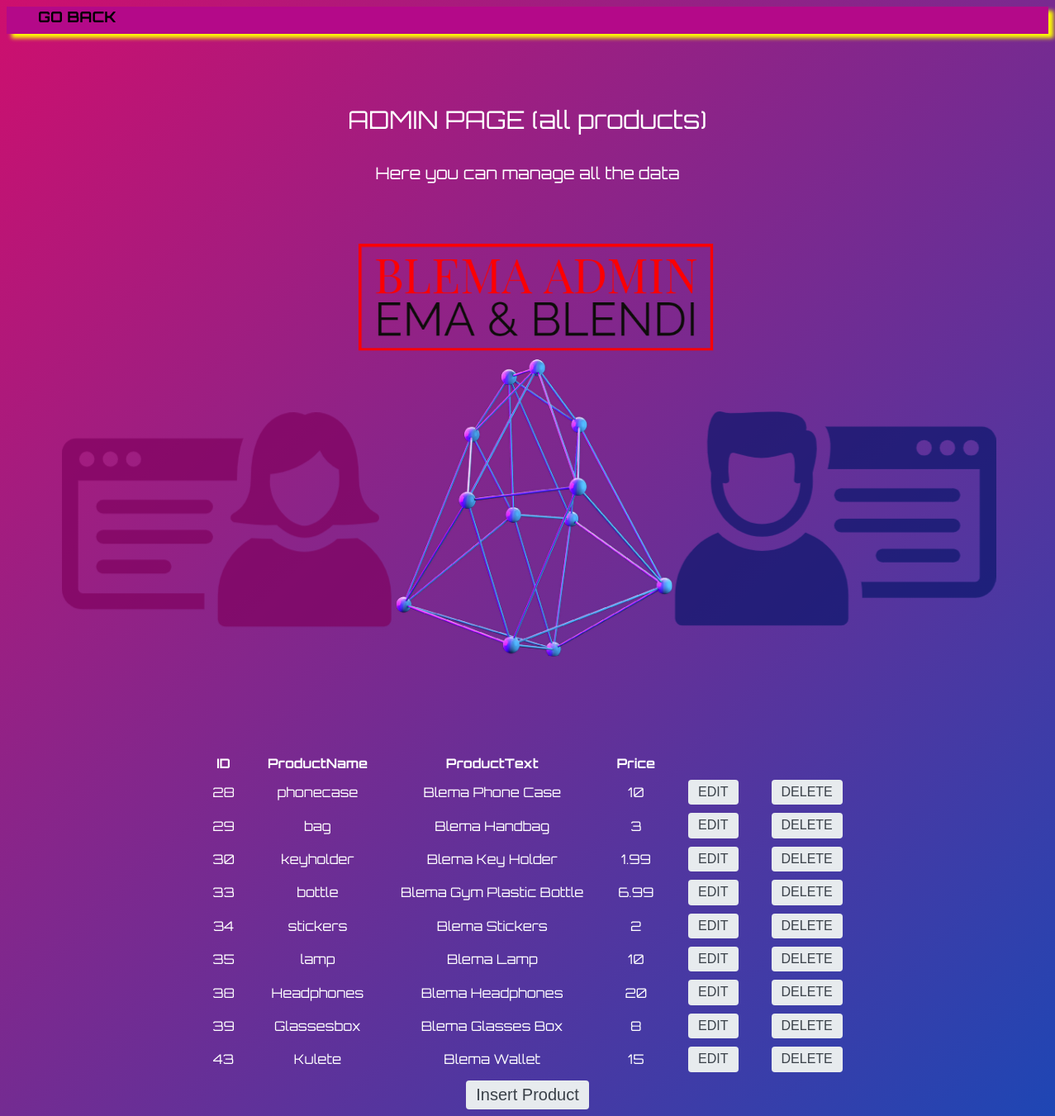
The page /view/manageProducts.php on the database its author committed.
### tables this page shows
CREATE TABLE `products` (
  `ID` int(11) NOT NULL,
  `ProductName` varchar(50) NOT NULL,
  `ProductText` varchar(50) NOT NULL,
  `Price` varchar(50) NOT NULL
);

### repository/productsRepo.php (called while the page is built, shortened)
<?php
	class productsRepo{
		private $connection;
		function __construct(){
			$connect = new DatabaseConnection;
			$this->connection = $connect->startConnection();
		}
	    function getAllProducts(){
	        $connect = $this->connection;
	        $sql = "SELECT * FROM products";
	        $statement = $connect->query($sql);
	        $allProducts = $statement->fetchAll();
	        return $allProducts;
	    }
	}
?>

### view/manageProducts.php (the view, shortened to what this page needs)
<!DOCTYPE html>
<html>
    <head>
        <link href="https://stackpath.bootstrapcdn.com/font-awesome/4.7.0/css/font-awesome.min.css" rel="stylesheet">
        <link rel="stylesheet" href="../CSS/Additionalitems.css"/>
        <link rel="stylesheet" href="../CSS/dashboards.css"/>
    </head>
    <body class="body8">
        <div class="header2"></div>
        <div class="nav-div2">
        <ul class="nav-list2">
            <list> <a class="active" href="profile.php"><b>GO BACK</b></list></a>
        </ul>
            <div class="items">
            <p class="titulli2">ADMIN PAGE (all products)</p>
            <pre class="pershkrimi2" >Here you can manage all the data</pre> <br> <br>
            <center>
            <img id='img' src = '../Project/Dashboardd.png'>
            <main>
	  <div>
	  <table>
		<tr>
			<th>ID</th>
			<th>ProductName</th>
			<th>ProductText</th>
			<th>Price</th>
			<th></th>
			<th></th>
		</tr>
             <?php
               include_once '../repository/productsRepo.php';
             $productsRepository = new productsRepo();
             $products = $productsRepository->getAllProducts();
             foreach($products as $product){
                echo
                "
                <tr>
                     <td>$product[ID]</td>
                     <td>$product[ProductName]</td>
                     <td>$product[ProductText]</td>
                     <td>$product[Price]</td>
                     <td> <a href='editProduct.php?id=$product[ID]' style='text-decoration: none;'>
						<input class='editButton' type='submit' value='EDIT'>
					 </a></td>
                     <td> <a href='../controllers/deleteProduct.php?id=$product[ID]' style='text-decoration: none;'>
						<input class='deleteButton' type='submit' value='DELETE'>
					</a></td>
                </tr>
                ";
             }
              ?>
</table>
	</div>
		<a href="insertProduct.php" style="text-decoration: none;" >
			<input type="button" class='insertButton' name="InsertProduct" value="Insert Product">
		</a>
</main>
            </center>
    </body>
</html>

### CSS/additionalitems.css (style rules this page uses)
.body8 { background: linear-gradient(135deg, #ce0f6e, #1e46b4); background-attachment: fixed; overflow-x: hidden; }
table, th, td { border: none; border-collapse: collapse; padding: 0 20px; font-family:'Orbitron', sans-serif; color: #fff; }
th, td { text-align: center; padding-bottom: 10px; }
.titulli2 { color:white; font-family:'Orbitron', sans-serif; text-align:center; padding-top:130px; font-size:30px; }
.pershkrimi2 { color:white;text-align:center; font-family:'Orbitron', sans-serif; padding-top:4px; font-size:20px; }
p { color:white; font-family:'Orbitron', sans-serif; }
.header2 { height:33px; box-shadow: 6px 5px 5px rgb(255, 255, 0); display:flex; flex-direction: row; background-color:rgb(180, 9, 137); }
.nav-list2 { margin: -75px; padding-left: 100px; }
.nav-list2 a { float: left; color: black; text-align: center; text-decoration: none; padding: 13px; font-size: 18px; font-family: 'Orbitron', sans-serif; }
.nav-list2 a.active { font-family: 'Orbitron', sans-serif; }

### CSS/Dashboards.css (style rules this page uses)
.body8 { background: linear-gradient(135deg, #ce0f6e, #1e46b4); font-family:'Orbitron', sans-serif; color: #dc94ebde; background-attachment: fixed; }
.deleteButton { display: inline-block; outline: none; cursor: pointer; font-weight: 500; border-radius: 4px; padding: 6px 12px; border: 2px; color: #3a4149; background: #e7ebee; line-height: 1.15; font-size: 16px; }
.editButton { display: inline-block; outline: none; cursor: pointer; font-weight: 500; border-radius: 4px; padding: 6px 12px; border: 2px; color: #3a4149; background: #e7ebee; line-height: 1.15; font-size: 16px; }
.insertButton { display: inline-block; outline: none; cursor: pointer; font-weight: 500; border-radius: 4px; padding: 6px 12px; border: 2px; color: #3a4149; background: #e7ebee; line-height: 1.15; font-size: 20px; }

### rows shown on the page
products: ID "28", ProductName "phonecase", ProductText "Blema Phone Case", Price "10"
products: ID "29", ProductName "bag", ProductText "Blema Handbag", Price "3"
products: ID "30", ProductName "keyholder", ProductText "Blema Key Holder", Price "1.99"
products: ID "33", ProductName "bottle", ProductText "Blema Gym Plastic Bottle", Price "6.99"
products: ID "34", ProductName "stickers", ProductText "Blema Stickers", Price "2"
products: ID "35", ProductName "lamp", ProductText "Blema Lamp", Price "10"
products: ID "38", ProductName "Headphones", ProductText "Blema Headphones", Price "20"
products: ID "39", ProductName "Glassesbox", ProductText "Blema Glasses Box", Price "8"
products: ID "43", ProductName "Kulete", ProductText "Blema Wallet", Price "15"
